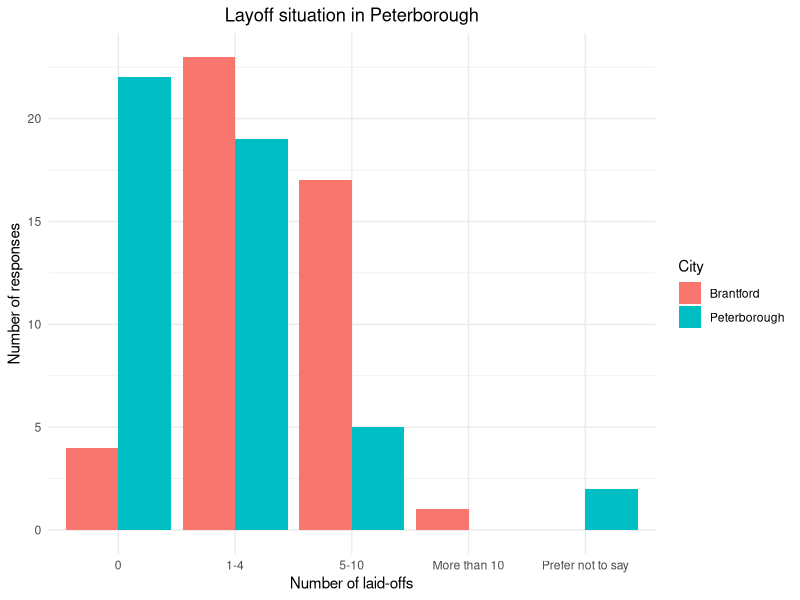
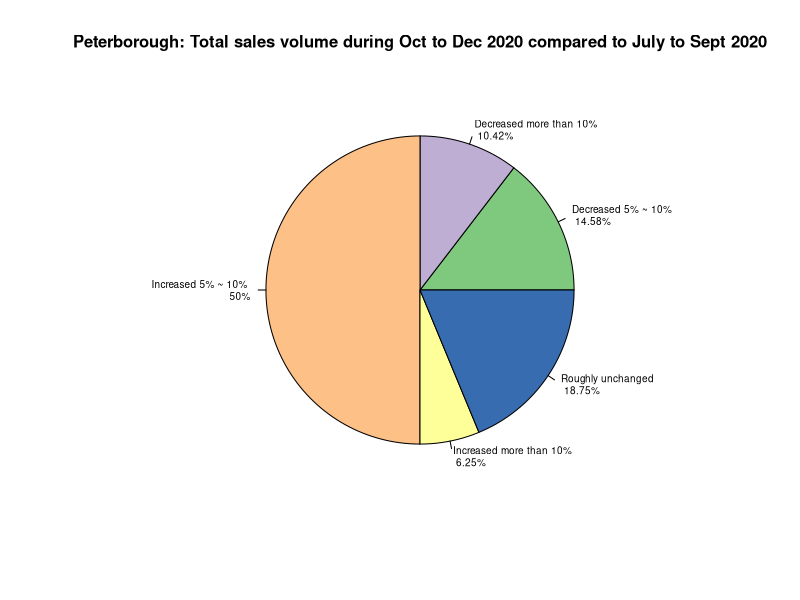
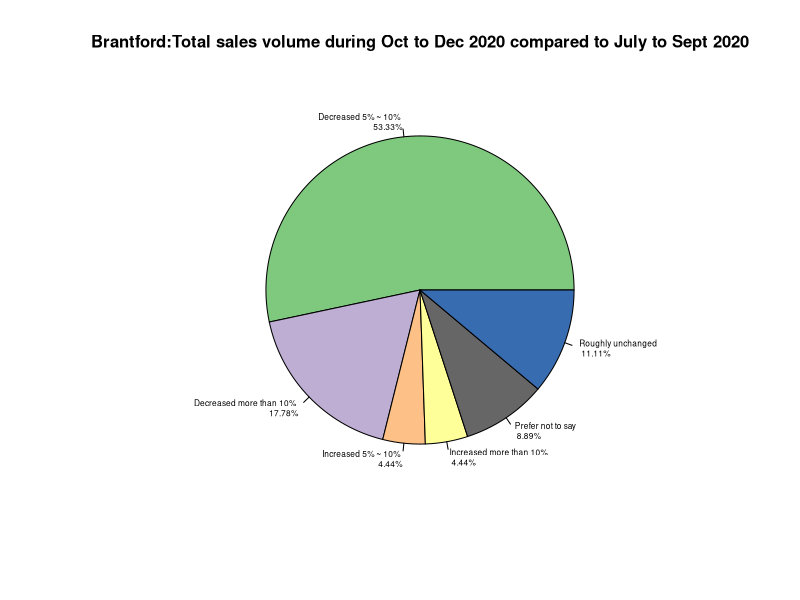
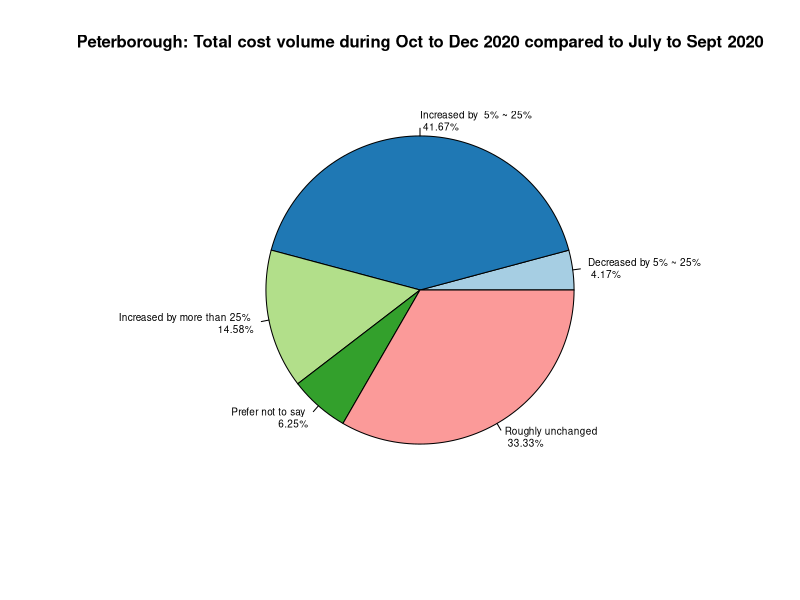
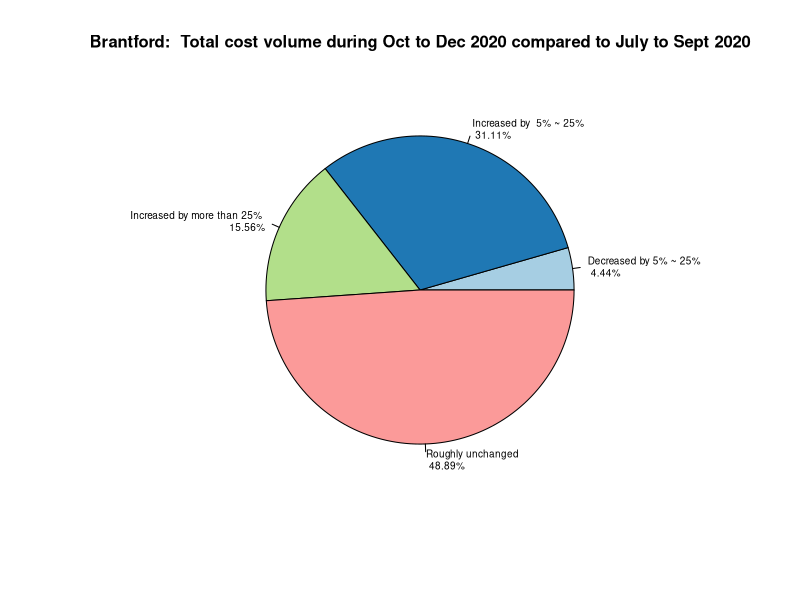
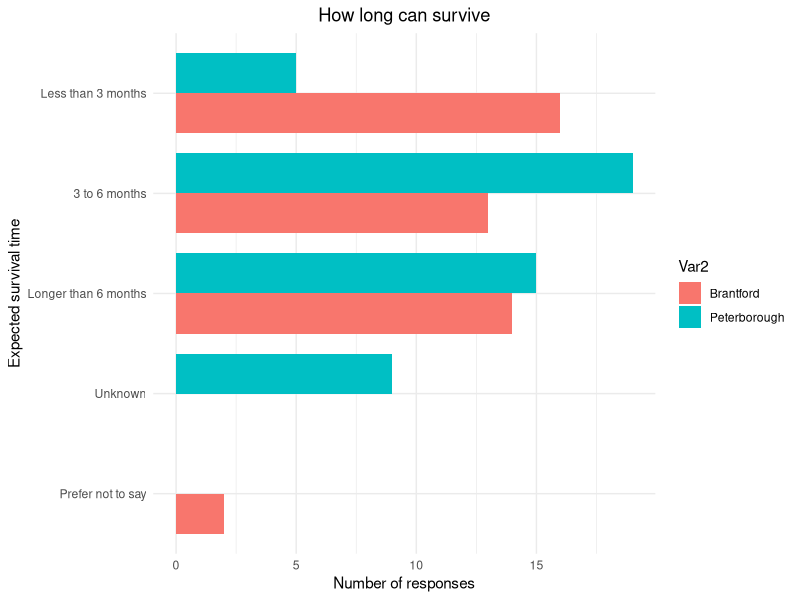
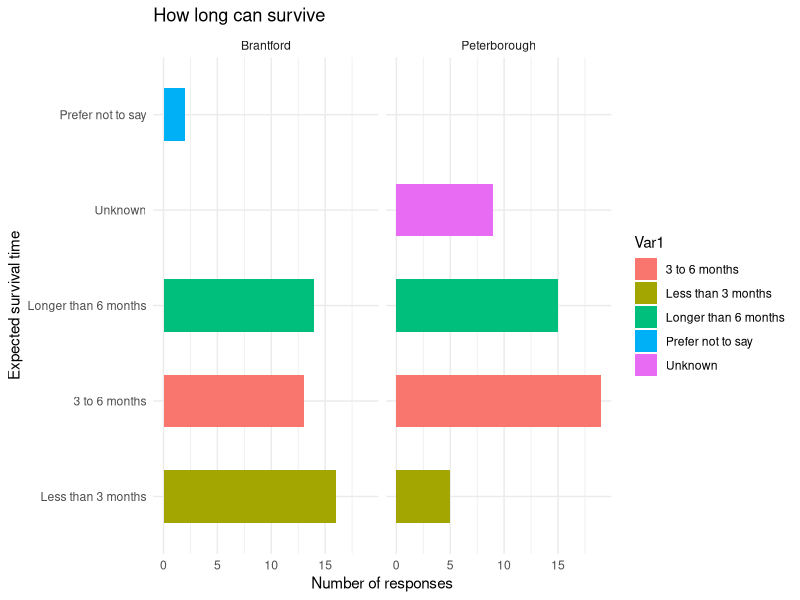
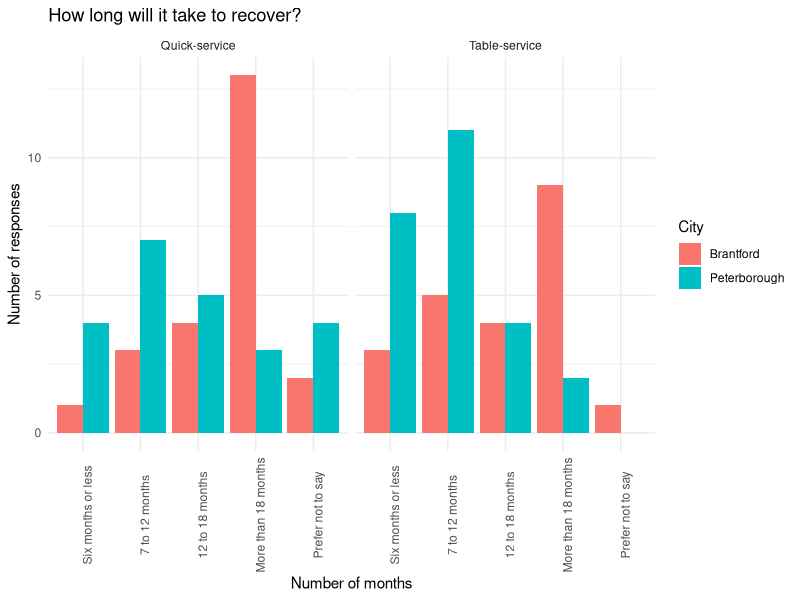

The R script that drew these images, in order:
## ---- chunk 1
citation("ggrepel")
## ---- chunk 2
#### Workspace setup ####

library(here)
here()
#install.packages("tidyverse")
library(tidyverse) # used for data manipulation

#install.packages("ggpubr")
library(ggpubr) ##for combing figures in one graph

#install.packages("ggrepel")
library(ggrepel)
library(kableExtra)
## ---- chunk 3
simulated_dataset<-read_csv(here('outputs/survey/simulated_restaurant_data.csv'))
## ---- chunk 4
data.frame(table(simulated_dataset$q3_layoff,simulated_dataset$q1_city))%>%
  ggplot(aes(Var1, Freq,fill=Var2)) +
  theme_minimal()+
    geom_bar(stat = "identity",position = position_dodge())+
   theme(plot.title = element_text(hjust = 0.5)) +
  ylab("Number of responses")+
  xlab("Number of laid-offs")+
  ggtitle("Layoff situation in Peterborough")+
 
  guides(fill=guide_legend(title="City"))
  
## ---- chunk 5
#Peterborough
p_table <- data.frame(table(simulated_dataset[simulated_dataset$q1_city=="Peterborough",]$q4_total_sales))%>%
  mutate(pct=round(Freq/sum(Freq)*100,2))

label_p<-paste(p_table$Var1,"\n",p_table$pct)%>%
  paste("%",sep = "")

pie(p_table$Freq,labels = label_p,col=c("#7FC97F","#BEAED4", "#FDC086", "#FFFF99", "#386CB0" ),
    main = "Peterborough: Total sales volume during Oct to Dec 2020 compared to July to Sept 2020",cex=0.6,cex.main=1)


#Brantford
b_table <- data.frame(table(simulated_dataset[simulated_dataset$q1_city=="Brantford",]$q4_total_sales))%>%
  mutate(pct=round(Freq/sum(Freq)*100,2))

label_b<-paste(b_table$Var1,"\n",b_table$pct)%>%
  paste("%",sep = "")

pie(b_table$Freq,labels = label_b,col=c("#7FC97F","#BEAED4", "#FDC086", "#FFFF99", "#666666","#386CB0"),
    main = "Brantford:Total sales volume during Oct to Dec 2020 compared to July to Sept 2020",cex=0.5,cex.main=1)



## ---- chunk 6
#Peterborough
p_table_cost <- data.frame(table(simulated_dataset[simulated_dataset$q1_city=="Peterborough",]$q5_total_cost))%>%
  mutate(pct=round(Freq/sum(Freq)*100,2))


label_p<-paste(p_table_cost$Var1,"\n",p_table_cost$pct)%>%
  paste("%",sep = "")

pie(p_table_cost$Freq,labels = label_p,col=c( "#A6CEE3", "#1F78B4" ,"#B2DF8A" ,"#33A02C","#FB9A99"  ),
    main = "Peterborough: Total cost volume during Oct to Dec 2020 compared to July to Sept 2020",cex=0.6,cex.main=1)


#Brantford
b_table_cost<- data.frame(table(simulated_dataset[simulated_dataset$q1_city=="Brantford",]$q5_total_cost))%>%
  mutate(pct=round(Freq/sum(Freq)*100,2))


label_b<-paste(b_table_cost$Var1,"\n",b_table_cost$pct)%>%
  paste("%",sep = "")

pie(b_table_cost$Freq,labels = label_b,col=c("#A6CEE3", "#1F78B4" ,"#B2DF8A" ,"#FB9A99"  ),
    main = "Brantford:  Total cost volume during Oct to Dec 2020 compared to July to Sept 2020",cex=0.6,cex.main=1)

## ---- chunk 7
# Use

data.frame(table(simulated_dataset$q8_survive,simulated_dataset$q1_city))%>%
    mutate(Var1 = fct_relevel(Var1 ,"Prefer not to say","Unknown","Longer than 6 months","3 to 6 months","Less than 3 months")) %>% 
  ggplot(aes(Var1, Freq,fill=Var2)) +
  theme_minimal()+
  geom_bar(stat = "identity",width = 0.8, position = position_dodge()) +
  theme(plot.title = element_text(hjust = 0.5)) +
  ylab("Number of responses")+
  xlab("Expected survival time")+
  ggtitle("How long can survive")+
  coord_flip()
## ---- chunk 8
# No use

data.frame(table(simulated_dataset$q8_survive,simulated_dataset$q1_city))%>%
  ggplot(aes(Var1, Freq,fill=Var1)) +
    geom_bar(stat = "identity", width = 0.55)+
  facet_wrap(~Var2)+
  scale_x_discrete(limits = c("Less than 3 months", "3 to 6 months", "Longer than 6 months","Unknown","Prefer not to say"))+
  ylab("Number of responses")+
  xlab("Expected survival time")+
  ggtitle("How long can survive")+
  theme_minimal()+
  coord_flip()
  
  #theme(axis.text.x = element_text(angle = 90))
## ---- chunk 9
# no use
q_10 <- data.frame(table(simulated_dataset$q10_recover,simulated_dataset$q1_city,simulated_dataset$q2_type))
data.frame(table(simulated_dataset$q10_recover,simulated_dataset$q1_city,simulated_dataset$q2_type))%>%
  ggplot(aes(Var1, Freq,fill=Var2)) +
    geom_bar(stat = "identity",position = position_dodge())+
  facet_wrap(~Var3)+
  ylab("Number of responses")+
  xlab("Number of months")+
  ggtitle("How long will it take to recover?")+
  guides(fill=guide_legend(title="City"))+
  theme_minimal()+
  theme(axis.text.x = element_text(angle = 90))+
   scale_x_discrete(limits = c("Six months or less","7 to 12 months","12 to 18 months","More than 18 months","Prefer not to say"))

  
## ---- chunk 10
# use
data.frame(table(simulated_dataset$q10_recover,simulated_dataset$q1_city,simulated_dataset$q2_type))%>%
  mutate(Var1 = fct_relevel(Var1 ,"Prefer not to say","More than 18 months","12 to 18 months","7 to 12 months","Six months or less")) %>% 
  ggplot(aes(Var1, Freq,fill=Var2)) +
  theme_minimal()+
  geom_bar(stat = "identity",width = 0.8, position = position_dodge())+
  theme(plot.title = element_text(hjust = 0.5)) +
  facet_wrap(~Var3)+
  ylab("Number of responses")+
  xlab("Number of months")+
  ggtitle("How long will it take to recover?")+
  guides(fill=guide_legend(title="City"))+
  coord_flip()

  
## ---- chunk 11
# brewer.pal(n = 8, name = "Dark2")
#Peterborough
p_table_wage <- data.frame(table(simulated_dataset[simulated_dataset$q1_city=="Peterborough",]$q13_CEWS))%>%
  mutate(pct=round(Freq/sum(Freq)*100,2))


label_p<-paste(p_table_wage$Var1,"\n",p_table_wage$pct)%>%
  paste("%",sep = "")

pie(p_table_wage$Freq,labels = label_p,col=c( "#A6CEE3", "#1F78B4", "#B2DF8A" ),
    main = "Peterborough: Is your business receiving the Canada Emergency Wage Subsidy(CEWS)? ",cex=0.6,cex.main=1)


#Brantford
b_table_wage<- data.frame(table(simulated_dataset[simulated_dataset$q1_city=="Brantford",]$q13_CEWS))%>%
  mutate(pct=round(Freq/sum(Freq)*100,2))

label_b<-paste(b_table_wage$Var1,"\n",b_table_wage$pct)%>%
  paste("%",sep = "")

pie(b_table_wage$Freq,labels = label_b,col=c("#A6CEE3", "#1F78B4","#FF7F00", "#B2DF8A" ),
    main = "Brantford: Is your business receiving the Canada Emergency Wage Subsidy(CEWS)? ",cex=0.6,cex.main=1)





## ---- chunk 12
library(forcats)
## ---- chunk 13
# no use
data.frame(table(simulated_dataset$q14_loans,simulated_dataset$q1_city))%>%
  ggplot(aes(Var1, Freq,fill=Var2)) +
    geom_bar(stat = "identity",position = position_dodge())+
  ylab("Number of responses")+
  xlab("Grant value")+
  ggtitle("How much loans have you received for the COVID-19 related reasons?")+
  guides(fill=guide_legend(title="City"))+
  theme_minimal()+
  theme(axis.text.x = element_text(angle = 0))+
  coord_flip()
  
## ---- chunk 14
?forcats::fact_reorder
## ---- chunk 15
# use
data.frame(table(simulated_dataset$q14_loans,simulated_dataset$q1_city))%>%
  mutate(Var1 = fct_relevel(Var1 ,"Prefer not to say","More than $50,000","$40,000 ~ $50,000","$20,000 ~ $40,000","$0 ~ $20,000")) %>% 
  ggplot(aes(Var1, Freq,fill=Var2)) +
    geom_bar(stat = "identity",position = position_dodge())+
  ylab("Number of responses")+
  xlab("Grant value")+
  ggtitle("How much loans have you received for the COVID-19 related reasons?")+
  guides(fill=guide_legend(title="City"))+
  theme_minimal()+
  theme(axis.text.x = element_text(angle = 0))+
  coord_flip()
  

## ---- chunk 16
q_14 <- data.frame(table(simulated_dataset$q14_loans,simulated_dataset$q1_city))
## ---- chunk 17
t1<-simulated_dataset%>%
  mutate(Average_value= case_when(
    q1_city=="Brantford"~ round(mean(simulated_dataset[simulated_dataset$q1_city=="Brantford",]$q11_rate_support),3),
    q1_city=="Peterborough" ~ round(mean(simulated_dataset[simulated_dataset$q1_city=="Peterborough",]$q11_rate_support),3)
  ))%>%
  select(q1_city,q11_rate_support,Average_value,3)



table(t1$q1_city,t1$q11_rate_support)%>%
  addmargins()%>%
  kable("html", align = 'clc', caption = 'Number and level of ratings from two cities')%>%
  kable_styling(full_width = F)
